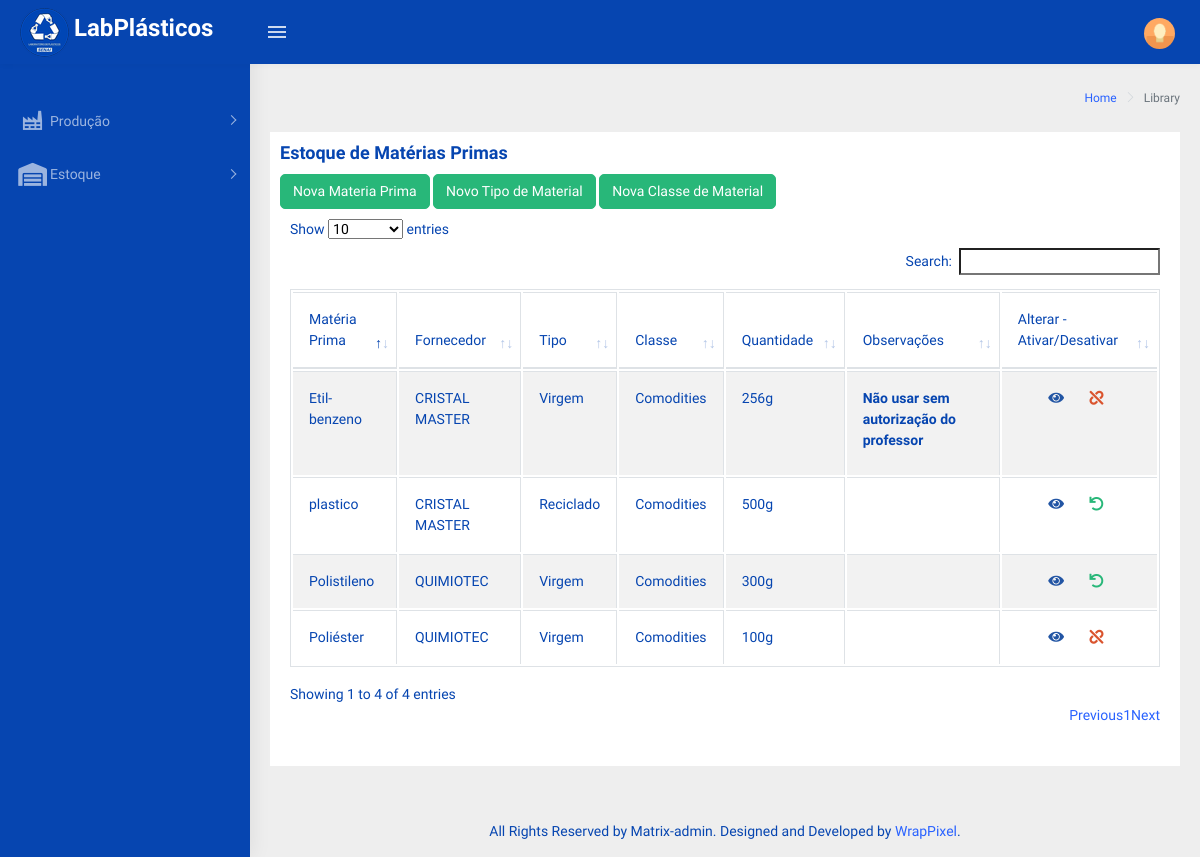
Screenshot of /materiaPrima.php (signed in) with the database file from the repository.
### tables this page shows
CREATE TABLE `materia_prima` (
  `idMateriaPrima` int(11) NOT NULL COMMENT 'PK - chave identificadora de IDs da tabela materia_prima',
  `idClasse` int(11) NOT NULL COMMENT 'FK - chave estrangeira da tabela pigmentos',
  `idTipoMateriaPrima` int(11) NOT NULL COMMENT 'FK - chave estrangeira da tabela tipo_materia_prima',
  `descricao` varchar(80) NOT NULL COMMENT 'Registra a descrição deste item ',
  `quantidade` int(11) NOT NULL COMMENT 'registra a quantidade do item ',
  `ativo` tinyint(1) NOT NULL COMMENT 'Registra se este item está ativo',
  `observacoes` text DEFAULT NULL COMMENT 'Registra uma observação não obrigatória feita pelo usuário'
);

CREATE TABLE `fornecedores` (
  `idFornecedor` int(11) NOT NULL COMMENT 'PK - chave identificadora das ids de cada fornecedor',
  `descricao` varchar(50) NOT NULL COMMENT 'Descrição de cada fornecedor(Nome);',
  `ativo` tinyint(1) NOT NULL COMMENT 'Verifica se este fornecedor irá aparecer nas pesquisas.'
);

CREATE TABLE `tipo_materia_prima` (
  `idTipoMateriaPrima` int(11) NOT NULL COMMENT 'PK - chave identificadora de id dos tipos de matéria prima',
  `descricao` varchar(32) NOT NULL COMMENT 'Descrição dos tipos de matéria prima(virgem, reciclado, remoído, scrap);',
  `ativo` tinyint(1) NOT NULL COMMENT 'Verifica se esta tipo de matéria prima esta ativa'
);

CREATE TABLE `classe_material` (
  `idClasse` int(11) NOT NULL COMMENT 'PK - chave identificadora que guarda a id de cada classe da matéria prima',
  `descricao` varchar(32) NOT NULL COMMENT 'Descrição da classe da matéria prima(comodities, engenharia)',
  `ativo` tinyint(1) NOT NULL COMMENT 'Verifica se a classe esta ativa'
);

### php/functionMateriais.php (the view, shortened to what this page needs)
<?php
    function dataTableMateria(){
        include('connection.php');
        $sql = "SELECT mat.idMateriaPrima as idMateria,
                mat.descricao as materia,
                mat.idTipoMateriaPrima as idTipo,
                mat.idClasse as classe,
                mat.quantidade as qtde,
                mat.observacoes as obs,
                t.descricao as tipo,
                c.descricao as classe,
                f.descricao as fonecedor,
                mat.ativo as ativo
                FROM materia_prima as mat
                LEFT JOIN tipo_materia_prima as t
                ON mat.idTipoMateriaPrima = t.idTipoMateriaPrima
                LEFT JOIN classe_material as c
                ON mat.idClasse = c.idClasse
                RIGHT JOIN materia_fornecedor as mf
                ON mat.idMateriaPrima = mf.idMateriaPrima
                LEFT JOIN fornecedores as f
                ON f.idFornecedor = mf.idFornecedor";
                $sql.=";";
        $table = "";
        $result = mysqli_query($conn,$sql);
        if (mysqli_num_rows($result) > 0){
            $array = array();
            while($linha = mysqli_fetch_array($result, MYSQLI_ASSOC )){
                array_push($array,$linha);
            }
            foreach($array as $campo){
                $table .=
                        '<tr align-items="center">
                            <td>'.$campo['materia'].'</td>
                            <td>'.$campo['fonecedor'].'</td>
                            <td>'.$campo['tipo'].'</td>
                            <td>'.$campo['classe'].'</td>
                            <td>'.$campo['qtde'].'g </td>
                            <td><label>'.$campo['obs'].'</label></td>';
                $table .=
                            '<td>
                                <div class="d-flex justify-content-center">
                                    <div class="col-sm-4">
                                        <a href="#" class="fas fa-eye text-info" align="center" data-toggle="modal" data-target="#modalAlteraMateria'.$campo['idMateria'].'" title="Alterar Material"></a>
                                    </div>';
                if($_SESSION['tipo']==1){
                    if($campo['ativo']==1){
                        $table .=
                                    '<div class="col-sm-4">
                                        <a href="#" class="fas fa-unlink text-danger" align="center" data-toggle="modal" data-target="#modalDesativaMateria'.$campo['idMateria'].'" title="Desativar Material"></a>
                                    </div>
                                </div>
                            </td>';
                    }else{
                        $table .=
                                    '<div class="col-sm-4">
                                        <a href="#" class="fas fa-undo text-success" align="center" data-toggle="modal" data-target="#modalAtivaMateria'.$campo['idMateria'].'" title="Ativar Material"></a>
                                    </div>
                                </div>
                            </td>';
                    }
                }
                $table .=
                            '<div class="modal fade" id="modalDesativaMateria'.$campo['idMateria'].'" tabindex="-1" role="dialog" aria-labelledby="exampleModalLabel" aria-hidden="true ">
                                            <form method="POST" action="php/saveMateriais.php?op=0&validacao=DMP&idMateria='.$campo["idMateria"].'">
                                            </form>
                            </div>
                            <div class="modal fade" id="modalAtivaMateria'.$campo['idMateria'].'" tabindex="-1" role="dialog" aria-labelledby="exampleModalLabel" aria-hidden="true ">
                                            <form method="POST" action="php/saveMateriais.php?op=1&validacao=DMP&idMateria='.$campo["idMateria"].'">
                                            </form>
                            </div>
                            <div class="modal fade" id="modalAlteraMateria'.$campo['idMateria'].'" tabindex="-1" role="dialog" aria-labelledby="exampleModalLabel" aria-hidden="true ">
                                           <form method="POST" class="form-horizontal" action= "php/saveMateriais.php? validacao=UMP&idMateria='.$campo['idMateria'].'&qtd='.$campo['qtde'].'">
                                                            <input type="text" value="'.$campo['materia'].'" class="form-control" id="iDescricao" name= "nDescricao" placeholder="Nome do material"></input>
                                                                '.optionClaseMaterial().'
                                                                '. optionTipoMaterial().'
                                                                '.optionFornecedor().'
                                                            <textarea class="form-control" id= "iObservacoes" name="nObservacoes" placeholder="Campo não obrigatório">'.$campo['obs'].'</textarea>
                                                            '.$campo[''].'
                                           </form>
                            </div>
                        </tr>';
            }
        }
        return $table;
    }
    function optionTipoMaterial(){
        include('connection.php');
        $select = "<option value=''> Selecione uma opção </option>";
        $sql = "SELECT * FROM tipo_materia_prima WHERE ativo = 1;";
        $result = mysqli_query($conn, $sql);
        if(mysqli_num_rows($result) > 0){
            $array = array();
            while($linha = mysqli_fetch_array($result, MYSQLI_ASSOC)){
                array_push($array, $linha);
            }
            foreach($array as $campo){
                if($campo['idTipoMateriaPrima'] != 1){
                    $select .= "<option value ='".$campo['idTipoMateriaPrima']."'>".$campo['descricao']."</option>";
                }
            }
        }
        return $select;
    }
    function optionClaseMaterial(){
        include('connection.php');
        $select = "<option value=''> Selecione uma opção </option>";
        $sql = "SELECT * FROM classe_material WHERE ativo = 1;";
        $result = mysqli_query($conn, $sql);
        if(mysqli_num_rows($result) > 0){
            $array = array();
            while($linha = mysqli_fetch_array($result, MYSQLI_ASSOC)){
                array_push($array, $linha);
            }
            foreach($array as $campo){
                if($campo['idClasse'] != 1){
                    $select .= "<option value ='".$campo['idClasse']."'>".$campo['descricao']."</option>";
                }
            }
        }
        return $select;
    }
    function optionFornecedor(){
        include("connection.php");
        $select = "<option value=''>Selecione um Fornecedor</option>";
        $sql = "SELECT * FROM fornecedores WHERE ativo = 1;";
        $result = mysqli_query($conn,$sql);
        if(mysqli_num_rows($result) > 0){
            $array = array();
            while($linha = mysqli_fetch_array($result, MYSQLI_ASSOC)){
                array_push($array, $linha);
            }
            foreach($array as $campo){
                if($campo['idFornecedor'] != 1){
                    $select .="<option value=".$campo['idFornecedor'].">".$campo['descricao']."</option>";
                }
            }
        }
        return $select;
    }
?>

### rows the page displays
materia_prima: descricao "plastico", fornecedores.descricao "CRISTAL MASTER", idTipoMateriaPrima.descricao "Reciclado", idClasse.descricao "Comodities", quantidade "500"
materia_prima: descricao "Polistileno", fornecedores.descricao "QUIMIOTEC", idTipoMateriaPrima.descricao "Virgem", idClasse.descricao "Comodities", quantidade "300"
materia_prima: descricao "Etil-benzeno", fornecedores.descricao "CRISTAL MASTER", idTipoMateriaPrima.descricao "Virgem", idClasse.descricao "Comodities", quantidade "256", observacoes "Não usar sem autorização do professor"
materia_prima: descricao "Poliéster", fornecedores.descricao "QUIMIOTEC", idTipoMateriaPrima.descricao "Virgem", idClasse.descricao "Comodities", quantidade "100"
